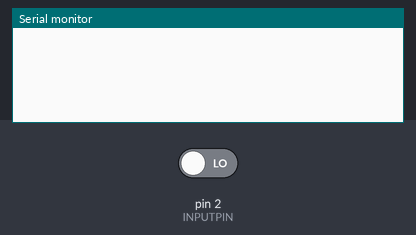
A sketch run on a simulated Arduino Uno, built with avr-gcc and run on an emulated ATmega328P. Shown: the last lines printed to the serial monitor. The test bench sets the inputs (shaded band); at power-on: pin 2 (INPUTPIN) LOW.

Above: at 1.2 s.
1.3 s: pin 2 (INPUTPIN) driven HIGH
At 3.2 s:
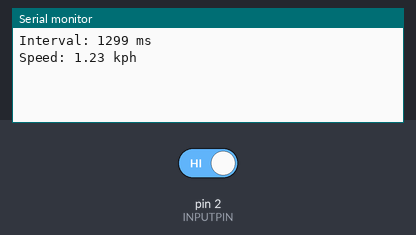
3.5 s: pin 2 (INPUTPIN) driven LOW
At 4.9 s:
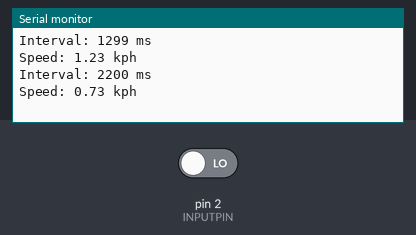

Measured:
- after the input at 1.3 s, the serial monitor: prints a new line after 0.70 s (image 1)
- after the input at 3.5 s, the serial monitor: prints a new line after 0.50 s (image 2)

The sketch:

wheelmeasurement.ino
```cpp
#include <stdbool.h>
#define INPUTPIN 2
#define WHEEL_DIAMETER_MM 445
#define PI ((float) 3.1415925)

volatile long time_ms;
volatile long interval_ms;
volatile bool measure;
volatile static int counter;

void setup() {
  Serial.begin(115200); //serial monitor

  pinMode(INPUTPIN, INPUT);
  attachInterrupt (digitalPinToInterrupt(2), cyclometer, HIGH);
  measure = false;
  counter = 0;
}

void loop() {

  if (measure) {

    noInterrupts();
    measure = false;
    long curInterval_ms = interval_ms;
    counter = 0;
    interrupts();

    // Serial.print(circumference_km);
    float speed_kph = ((float)WHEEL_DIAMETER_MM / 1000.0) / (curInterval_ms / 60.0 / 60.0);

    Serial.print("Interval: ");
    Serial.print(curInterval_ms);
    Serial.println(" ms");

    Serial.print("Speed: ");
    Serial.print(speed_kph);
    Serial.println(" kph\n");

  }
  if (counter >= 10) {
    Serial.println("Interval: >=10 sec");
    Serial.print("Speed: 0 kph\n\n");
  }
  counter++;
  delay(1000);
}

void cyclometer() {
  noInterrupts();
  counter = 0;
  long curTime = millis();

  if(curTime - time_ms > 100) {
    interval_ms = curTime - time_ms;
    time_ms = curTime;
    measure = true;
  }

  interrupts();
}
```
